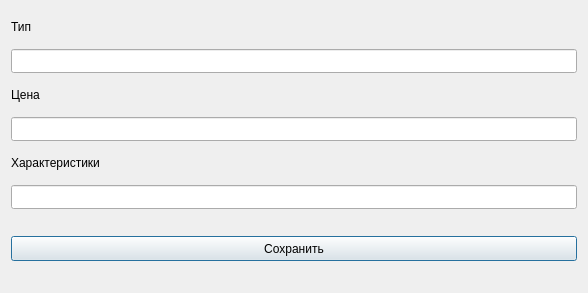
<?xml version="1.0" encoding="UTF-8"?>
<ui version="4.0">
 <class>pop_up</class>
 <widget class="QDialog" name="pop_up">
  <property name="geometry">
   <rect>
    <x>0</x>
    <y>0</y>
    <width>588</width>
    <height>293</height>
   </rect>
  </property>
  <property name="windowTitle">
   <string>Dialog</string>
  </property>
  <layout class="QVBoxLayout" name="verticalLayout_5">
   <item>
    <layout class="QVBoxLayout" name="verticalLayout_3">
     <item>
      <widget class="QLabel" name="label">
       <property name="minimumSize">
        <size>
         <width>309</width>
         <height>32</height>
        </size>
       </property>
       <property name="text">
        <string>Тип</string>
       </property>
      </widget>
     </item>
     <item>
      <widget class="QLineEdit" name="lineEdit">
       <property name="minimumSize">
        <size>
         <width>309</width>
         <height>24</height>
        </size>
       </property>
      </widget>
     </item>
     <item>
      <widget class="QLabel" name="label_2">
       <property name="minimumSize">
        <size>
         <width>309</width>
         <height>32</height>
        </size>
       </property>
       <property name="text">
        <string>Цена</string>
       </property>
      </widget>
     </item>
     <item>
      <widget class="QLineEdit" name="lineEdit_3">
       <property name="minimumSize">
        <size>
         <width>309</width>
         <height>24</height>
        </size>
       </property>
      </widget>
     </item>
     <item>
      <widget class="QLabel" name="label_3">
       <property name="minimumSize">
        <size>
         <width>309</width>
         <height>32</height>
        </size>
       </property>
       <property name="text">
        <string>Характеристики</string>
       </property>
      </widget>
     </item>
     <item>
      <widget class="QLineEdit" name="lineEdit_2">
       <property name="minimumSize">
        <size>
         <width>309</width>
         <height>24</height>
        </size>
       </property>
      </widget>
     </item>
     <item>
      <spacer name="verticalSpacer">
       <property name="orientation">
        <enum>Qt::Vertical</enum>
       </property>
       <property name="sizeHint" stdset="0">
        <size>
         <width>20</width>
         <height>20</height>
        </size>
       </property>
      </spacer>
     </item>
     <item>
      <widget class="QPushButton" name="pushButton">
       <property name="minimumSize">
        <size>
         <width>309</width>
         <height>25</height>
        </size>
       </property>
       <property name="text">
        <string>Сохранить</string>
       </property>
      </widget>
     </item>
     <item>
      <spacer name="verticalSpacer_2">
       <property name="orientation">
        <enum>Qt::Vertical</enum>
       </property>
       <property name="sizeHint" stdset="0">
        <size>
         <width>20</width>
         <height>20</height>
        </size>
       </property>
      </spacer>
     </item>
    </layout>
   </item>
  </layout>
 </widget>
 <resources/>
 <connections/>
</ui>
